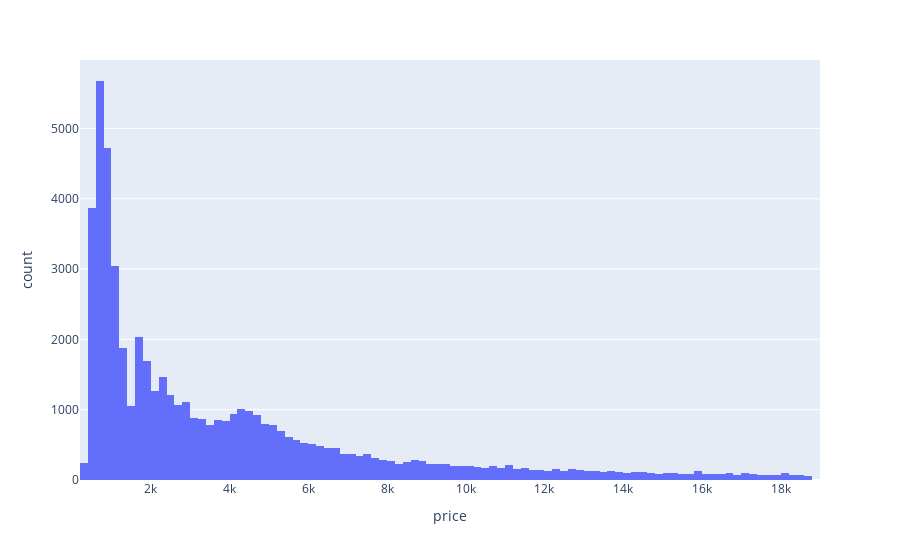

This figure's notebook cell:
### Code cell
# Now let's build a quick plot
diamonds = pd.read_csv('data/diamonds.csv')
fig = px.histogram(diamonds, x='price')
fig.show()

### Figure 1 — Plotly figure (JSON) as saved in the notebook; plotly's stock layout.template omitted (floating-point values rounded to 4 significant figures; data arrays with more than 128 entries replaced by an {"elided": "..."} marker saying what was removed)
{"data": [{"alignmentgroup": "True", "bingroup": "x", "hovertemplate": "price=%{x}<br>count=%{y}<extra></extra>", "legendgroup": "", "marker": {"color": "#636efa", "pattern": {"shape": ""}}, "name": "", "offsetgroup": "", "orientation": "v", "showlegend": false, "type": "histogram", "x": {"elided": "53940 int values"}, "xaxis": "x", "yaxis": "y"}], "layout": {"autosize": true, "barmode": "relative", "legend": {"tracegroupgap": 0}, "margin": {"t": 60}, "xaxis": {"anchor": "y", "autorange": true, "domain": [0, 1], "range": [199.5, 19000.0], "title": {"text": "price"}, "type": "linear"}, "yaxis": {"anchor": "x", "autorange": true, "domain": [0, 1], "range": [0, 5973.0], "title": {"text": "count"}}}}
